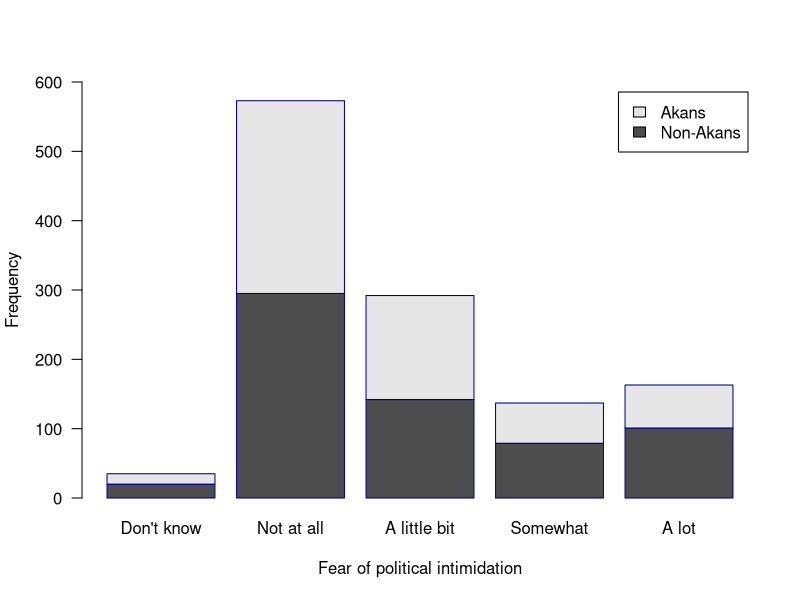

The R source for this figure:
## INTIMIDATION
library(foreign)
datINT.dta <- read.dta("./Data/Afrobarometer_data_R4.dta")

datINT.dta$political_intimidation_af_o <- datINT.dta$political_intimidation_af
datINT.dta$political_intimidation_af_o[datINT.dta$political_intimidation_af_o == 9] <- "Don't know"
datINT.dta$political_intimidation_af_mod[datINT.dta$political_intimidation_af_o == 0] <- "Not at all"
datINT.dta$political_intimidation_af_mod[datINT.dta$political_intimidation_af_o == 1] <- "A little bit"
datINT.dta$political_intimidation_af_mod[datINT.dta$political_intimidation_af_o == 2] <- "Somewhat"
datINT.dta$political_intimidation_af_mod[datINT.dta$political_intimidation_af_o == 3] <- "A lot"
datINT.dta$political_intimidation_af_mod[is.na(datINT.dta$political_intimidation_af_mod)] <- "Don't know"
datINT.dta$political_intimidation_af_mod <- as.factor(datINT.dta$political_intimidation_af_mod)
datINT.dta$political_intimidation_af_mod <- ordered(datINT.dta$political_intimidation_af_mod, levels = c("Don't know", "Not at all", "A little bit", "Somewhat", "A lot"))

pdf("Figure_A1.pdf")
intiplot <- table(datINT.dta$eth_akan, datINT.dta$political_intimidation_af_mod)
rownames(intiplot) <- c("Non-Akans", "Akans")

barplot(intiplot, border = "dark blue",
        legend = rownames(intiplot), ylab="Frequency",
xlab = "Fear of political intimidation", ylim = c(0, 600), las = 1)
dev.off()


